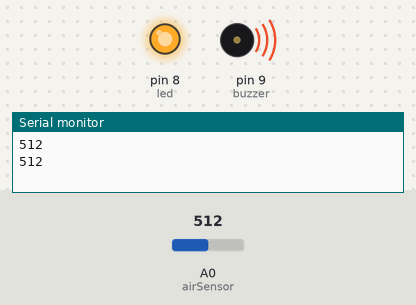
This sketch was run on a simulated Arduino Uno, built with avr-gcc and run on an emulated ATmega328P. On the bench: output pins drawn as LEDs (lit = HIGH), buzzer (waves = sounding, pin HIGH), the last lines printed to the serial monitor. The test bench sets the inputs (shaded band); at power-on: A0 (airSensor) = 512.

Above: at 1.8 s.
1.9 s: A0 (airSensor) set to 414
3.4 s: A0 (airSensor) set to 386
At 5.2 s:
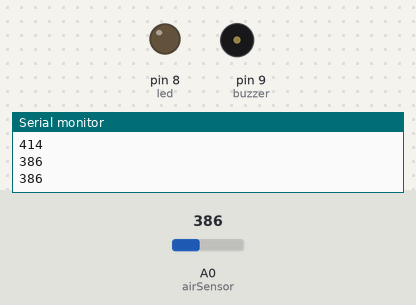
5.5 s: A0 (airSensor) set to 410
At 6.9 s:
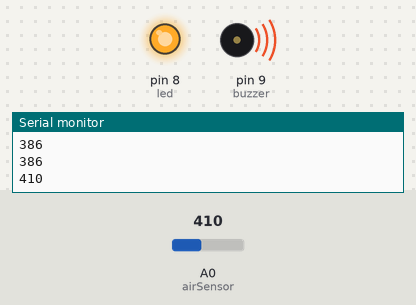
7.5 s: A0 (airSensor) set to 390
At 8.4 s:
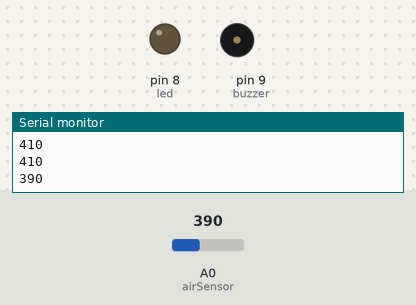
Timing chart, 0 to 10.5 s (numbered marks = the images above; inputs shaded):
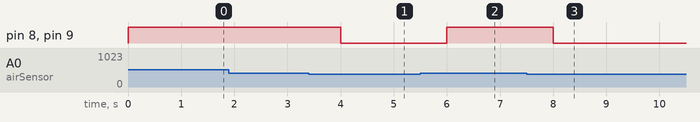

Measured:
- the behaviour switches between 401 and 400 on A0 (airSensor) (found by bisection; images 0 and 1)
- after the input at 3.4 s, pin 8 (led), pin 9 (buzzer): HIGH → LOW after 0.60 s
- after the input at 5.5 s, pin 8 (led), pin 9 (buzzer): LOW → HIGH after 0.50 s
- after the input at 7.5 s, pin 8 (led), pin 9 (buzzer): HIGH → LOW after 0.50 s

The sketch:

Iot_Air_Qulity.ino
```cpp
int airSensor = A0;
int led = 8;
int buzzer = 9;

void setup() {
  pinMode(led, OUTPUT);
  pinMode(buzzer, OUTPUT);
  Serial.begin(9600);
}

void loop() {
  int airValue = analogRead(airSensor);
  Serial.println(airValue);

  if (airValue > 400) {   // Threshold (calibrate)
    digitalWrite(led, HIGH);
    digitalWrite(buzzer, HIGH);
  } else {
    digitalWrite(led, LOW);
    digitalWrite(buzzer, LOW);
  }

  delay(1000);
}
```
